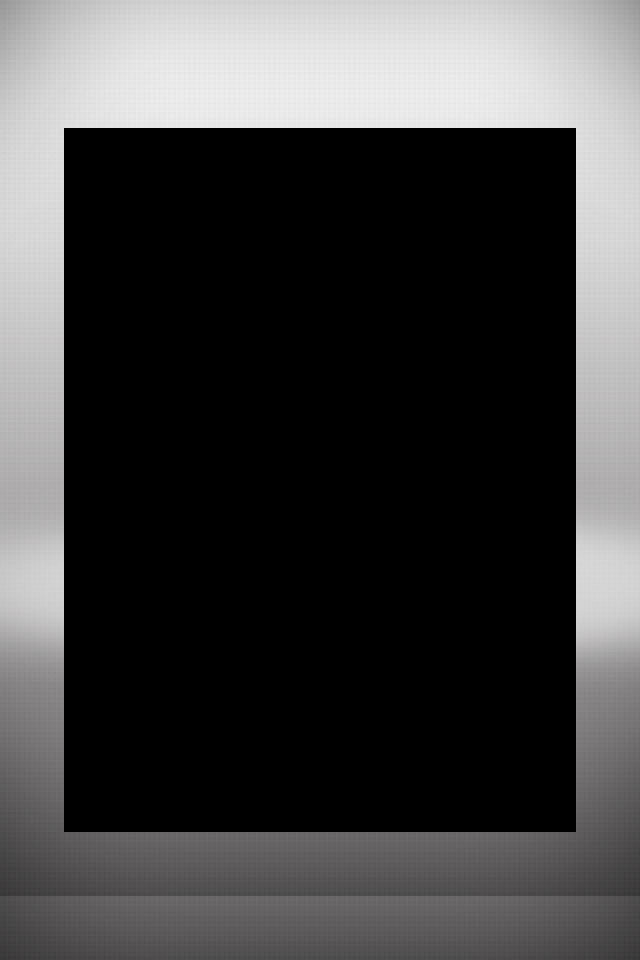

A 2D game scene composited from a Tiled map and its tileset images. What follows is a short description and the map's XML, with each tile layer's data collapsed to a summary:
An orthogonal 10x15 tile map with 64x64 px tiles, 1 tile layer (块层 1) and 7 objects.

<map version="1.0" orientation="orthogonal" renderorder="right-down" width="10" height="15" tilewidth="64" tileheight="64">
 <tileset firstgid="1" name="Default" tilewidth="64" tileheight="64">
  <image source="Default.png" width="640" height="960" />
 </tileset>
 <layer name="块层 1" width="10" height="15">
  <data>[150 cells, 62 non-empty, 52 distinct tile ids]</data>
 </layer>
 <objectgroup name="cellData">
  <object x="64" y="128" width="512" height="704">
   <properties>
    <property name="type" value="normal" />
   </properties>
  </object>
  <object x="128" y="64" width="448" height="64">
   <properties>
    <property name="type" value="factory" />
   </properties>
  </object>
  <object x="256" y="320" width="64" height="320">
   <properties>
    <property name="type" value="dead" />
   </properties>
  </object>
  <object x="128" y="256" width="64" height="64">
   <properties>
    <property name="type" value="dead" />
   </properties>
  </object>
  <object x="448" y="512" width="64" height="128">
   <properties>
    <property name="type" value="dead" />
   </properties>
  </object>
  <object x="384" y="256" width="64" height="64">
   <properties>
    <property name="type" value="lock" />
   </properties>
  </object>
  <object x="128" y="384" width="64" height="256">
   <properties>
    <property name="type" value="free" />
   </properties>
  </object>
 </objectgroup>
</map>